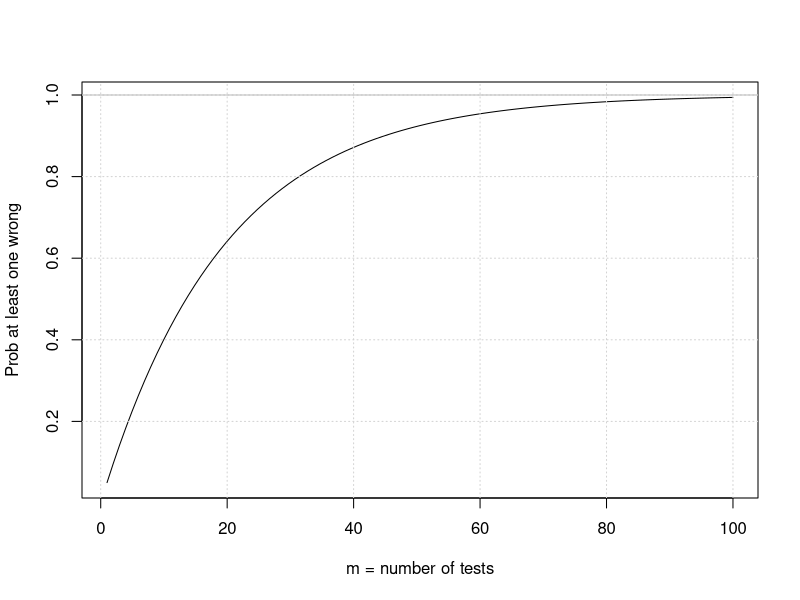
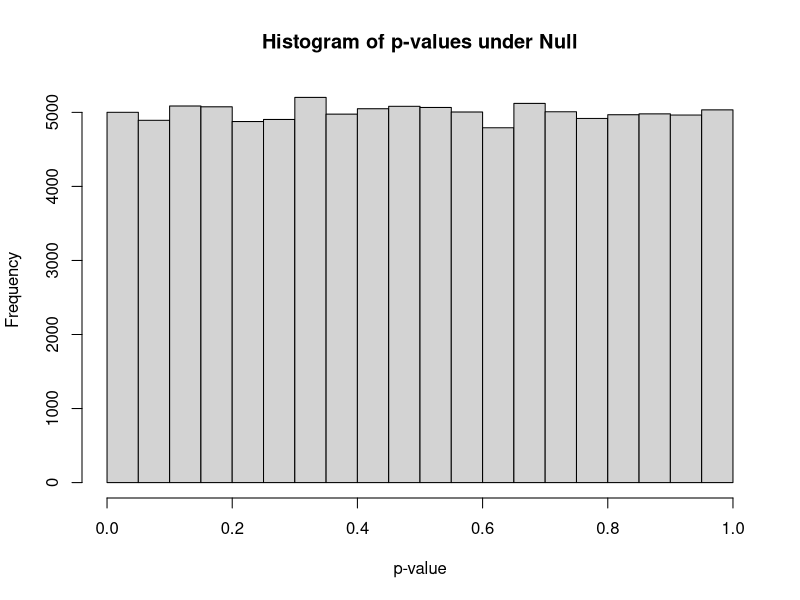
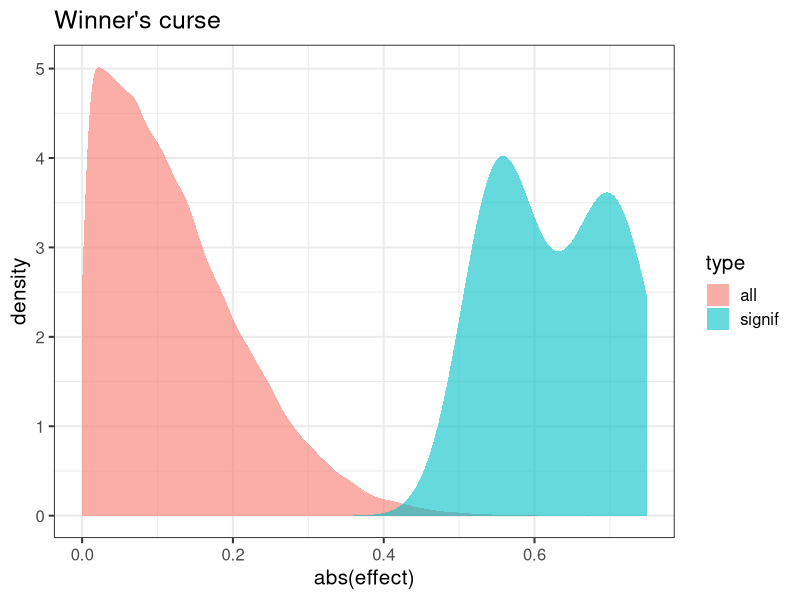

Write R code to recreate these figures, in order.
## ---- chunk 1
library(tidyverse)
## ---- chunk 2

fastlm = function(xx,yy)
{
  ## compute betahat (regression coef) and pvalue with Ftest
  ## for now it does not take covariates

  df1 = 2
  df0 = 1
  ind = !is.na(xx) & !is.na(yy)
  xx = xx[ind]
  yy = yy[ind]
  n = sum(ind)
  xbar = mean(xx)
  ybar = mean(yy)
  xx = xx - xbar
  yy = yy - ybar

  SXX = sum( xx^2 )
  SYY = sum( yy^2 )
  SXY = sum( xx * yy )

  betahat = SXY / SXX

  RSS1 = sum( ( yy - xx * betahat )^2 )
  RSS0 = SYY

  fstat = ( ( RSS0 - RSS1 ) / ( df1 - df0 ) )  / ( RSS1 / ( n - df1 ) )
  pval = 1 - pf(fstat, df1 = ( df1 - df0 ), df2 = ( n - df1 ))
  res = list(betahat = betahat, pval = pval)

  return(res)
}

## ---- chunk 3

alpha = 0.05

Patleastonemistake = function(m) {1 - (1-alpha)^m}

curve(Patleastonemistake,from = 1, to=100, ylab="Prob at least one wrong", xlab="m = number of tests")
grid()
abline(h=1,col='gray')


## ---- chunk 4

nsim = 100000


nsam = 100
maf = 0.30
Xfather = matrix( rbinom(nsam * nsim,1,maf), nsam, nsim )
Xmother = matrix( rbinom(nsam * nsim,1,maf), nsam, nsim )
Xboth = Xfather+ Xmother

Y = matrix( rnorm(nsam*nsim), nsam, nsim)

pvec = rep(NA,nsim)
bvec = rep(NA,nsim)

for(ss in 1:nsim)
{
  if(round(ss/100)==ss) print(ss)
  fit = fastlm(Xboth[,ss], Y[,ss])
  pvec[ss] = fit$pval  
  bvec[ss] = fit$betahat
}


hist(pvec,xlab="p-value",main="Histogram of p-values under Null")

## ---- chunk 5

ind = which(pvec < 0.0001)

df = tibble(effect = c(bvec[ind],bvec), type = c(rep("signif",length(ind)),rep("all",length(bvec)) ) )

ggplot(df, aes(abs(effect), fill=type)) + geom_density(alpha = 0.6, color=NA) + theme_bw(base_size = 15) + ggtitle("Winner's curse")
